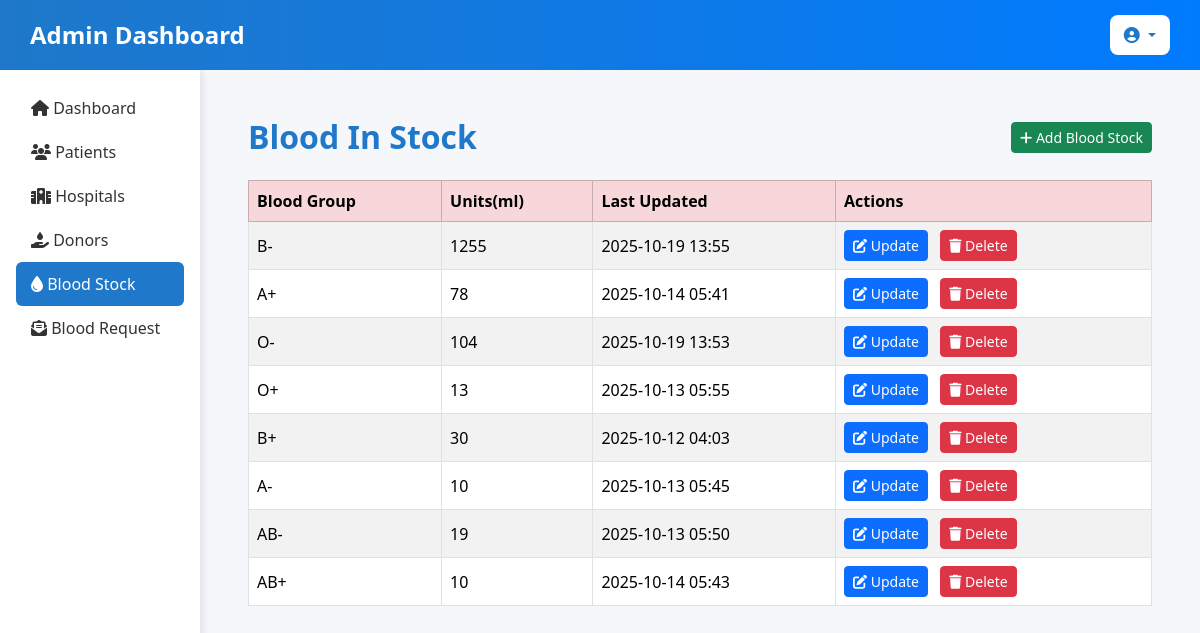
The app's page /bloodstock/, older data.
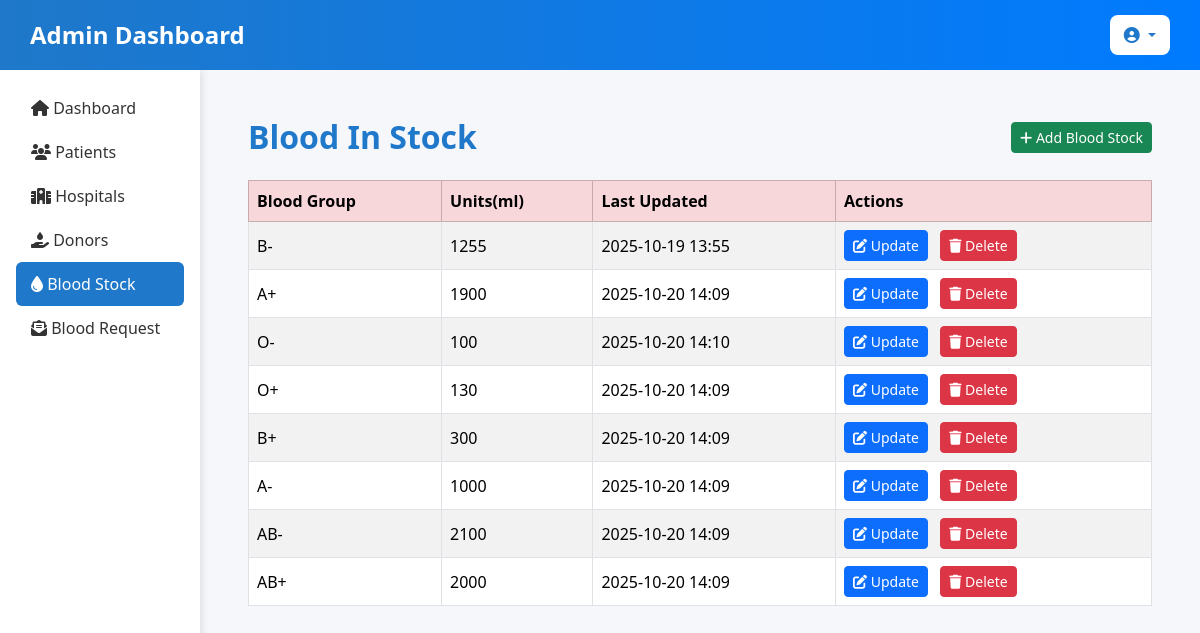
The same page, newer data.
### blood_bank_app/models.py (models this page shows, shortened)
class BloodStock(models.Model):
    BLOOD_GROUPS = BLOOD_GROUP_CHOICES
    blood_group = models.CharField(max_length=3, choices=BLOOD_GROUPS, unique=True)
    units = models.PositiveIntegerField(default=0)
    last_updated = models.DateTimeField(auto_now=True)

### blood_bank_app/views.py (the view)
# urls.py: path('bloodstock/', views.blood_stock_list, name='blood_stock_list'),
def blood_stock_list(request):
    stocks = BloodStock.objects.all()
    return render(request, 'admin/blood_stock_list.html', {'stocks': stocks})

### blood_bank_app/templates/admin/blood_stock_list.html (shortened to what this page needs)
<!DOCTYPE html>
<html lang="en">
<head>
    <link rel="stylesheet" href="https://cdnjs.cloudflare.com/ajax/libs/font-awesome/6.4.2/css/all.min.css">
    <link href="https://cdn.jsdelivr.net/npm/bootstrap@5.3.3/dist/css/bootstrap.min.css" rel="stylesheet">
</head>
<body>
     <nav class="navbar d-flex justify-content-between align-items-center">
        <h1 class="text-white mb-0">Admin Dashboard</h1>
        <div class="dropdown">
            <button class="btn btn-light dropdown-toggle" type="button" id="adminDropdown" data-bs-toggle="dropdown" aria-expanded="false">
                <i class="fa-solid fa-user-circle"></i> {{ request.user.username }}
            </button>
        </div>
    </nav>
    <div class="container-fluid">
        <div class="row">
            <div class="col-md-2 p-3 sidebar">
                <nav class="nav flex-column">
                    <a class="nav-link" href="{% url 'dashboard' %}">
                        <i class="fa-solid fa-home"></i> Dashboard
                    </a>
                    <a class="nav-link" href="{% url 'admin_patients' %}">
                        <i class="fa-solid fa-users"></i> Patients
                    </a>
                    <a class="nav-link" href="{% url 'admin_hospitals' %}">
                        <i class="fa-solid fa-hospital"></i> Hospitals
                    </a>
                    <a class="nav-link" href="{% url 'admin_donors_list' %}">
                        <i class="fa-solid fa-hand-holding-droplet"></i> Donors
                    </a>
                    <a class="nav-link active" href="{% url 'blood_stock_list' %}">
                        <i class="fa-solid fa-droplet"></i> Blood Stock
                    </a>
                    <a class="nav-link" href="{% url 'admin_blood_request' %}">
                        <i class="fa-solid fa-envelope-open-text"></i> Blood Request
                    </a>
                </nav>
            </div>
            <div class="col-md-10 p-4">
    <div class="card-dashboard p-4">
        <div class="d-flex justify-content-between align-items-center mb-4">
            <h2 class="mb-0">Blood In Stock</h2>
            <a href="{% url 'add_blood_stock' %}" class="btn btn-success btn-sm">
                <i class="fa-solid fa-plus"></i> Add Blood Stock
            </a>
        </div>
        <div class="table-responsive">
            <table class="table table-bordered table-striped align-middle">
                <thead class="table-danger">
                    <tr>
                        <th>Blood Group</th>
                        <th>Units(ml)</th>
                        <th>Last Updated</th>
                        <th>Actions</th>
                    </tr>
                </thead>
                <tbody>
                    {% for stock in stocks %}
                    <tr>
                        <td>{{ stock.blood_group }}</td>
                        <td>{{ stock.units }}</td>
                        <td>{{ stock.last_updated|date:"Y-m-d H:i" }}</td>
                        <td>
                            <a href="{% url 'update_blood_stock' stock.id %}" class="btn btn-primary btn-sm me-2">
                                <i class="fa-solid fa-pen-to-square"></i> Update
                            </a>
                            <a href="{% url 'delete_blood_stock' stock.id %}" class="btn btn-danger btn-sm" onclick="return confirm('Are you sure you want to delete this record?')">
                                <i class="fa-solid fa-trash"></i> Delete
                            </a>
                        </td>
                    </tr>
                    {% empty %}
                    <tr>
                        <td colspan="4" class="text-center text-muted">No stock records found.</td>
                    </tr>
                    {% endfor %}
                </tbody>
            </table>
        </div>
    </div>
</div>
        </div>
    </div>
</body>
</html>

### blood_bank_app/templates/admin/blood_stock_list.html (style rules this page uses)
body { background-color: #f5f7fa; font-family: 'Segoe UI', Tahoma, Geneva, Verdana, sans-serif; }
.navbar { background: linear-gradient(90deg, #1F78C9, #007BFF); padding: 15px 30px; }
.navbar h1 { font-size: 24px; font-weight: 600; }
.dropdown .btn { background-color: #fff; color: #1F78C9; font-weight: 500; border: none; border-radius: 8px; padding: 8px 14px; }
.sidebar { min-height: 100vh; background: #fff; box-shadow: 2px 0 8px rgba(0,0,0,0.1); }
.sidebar .nav-link { color: #333; font-weight: 500; padding: 10px 15px; }
.sidebar .nav-link.active { background-color: #1F78C9; color: #fff; border-radius: 6px; }
h2 { color: #1F78C9; font-weight: 600; margin-bottom: 20px; }

Row changes from the older to the newer data that the page shows:
changed BloodStock (number 2 of 8 on the later page): units "78" → "1900"; last_updated "2025-10-14 05:41" → "2025-10-20 14:09"
changed BloodStock (number 3 of 8 on the later page): units "104" → "100"; last_updated "2025-10-19 13:53" → "2025-10-20 14:10"
changed BloodStock (number 4 of 8 on the later page): units "13" → "130"; last_updated "2025-10-13 05:55" → "2025-10-20 14:09"
changed BloodStock (number 5 of 8 on the later page): units "30" → "300"; last_updated "2025-10-12 04:03" → "2025-10-20 14:09"
changed BloodStock (number 6 of 8 on the later page): units "10" → "1000"; last_updated "2025-10-13 05:45" → "2025-10-20 14:09"
changed BloodStock "AB-": units "19" → "2100"; last_updated "2025-10-13 05:50" → "2025-10-20 14:09"
changed BloodStock "AB+": units "10" → "2000"; last_updated "2025-10-14 05:43" → "2025-10-20 14:09"
